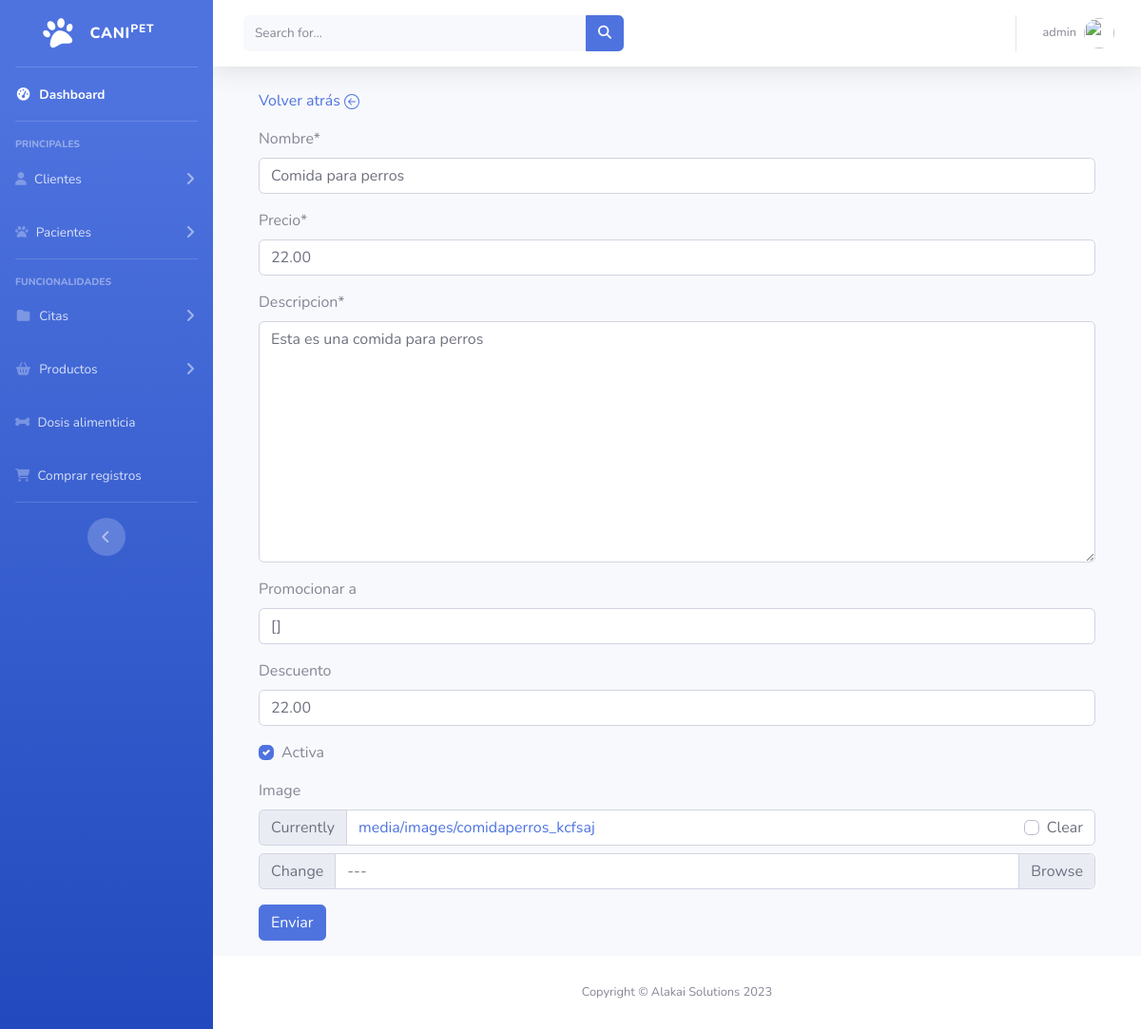
The page /app/products/edit/5/ (signed in) on the database its author committed.
### app/models.py (models this page shows)
class Product(models.Model):
    user = models.ForeignKey(User, on_delete=models.CASCADE)
    nombre = models.CharField(max_length=50)
    precio = models.DecimalField(validators=[non_negative_validator], max_digits=10, decimal_places=2)
    descripcion = models.TextField()
    promocionar_a = models.ManyToManyField(client, blank=True)
    descuento = models.DecimalField(decimal_places=2, max_digits=10, null=True, blank=True, validators=[non_negative_validator])
    activa = models.BooleanField(default=True)
    image = models.ImageField(upload_to='images/', null=True, blank=True)
    updated_at = models.DateTimeField(auto_now=True)
    created_at = models.DateTimeField(auto_now_add=True)

### app/views.py (the view)
# urls.py: path('app/products/edit/<str:pk>/', views.editar_producto, name="editar_producto"),
@login_required(login_url='login_view')
@datos_ya_ingresados
def editar_producto(request, pk):
    try:
        producto = Product.objects.get(id=pk)
    except:
        return HttpResponseNotFound("Not found")
    form = ProductForm(instance=producto)
    if request.user != producto.user:
        return HttpResponseNotFound("Not allowed to be here")
    form.fields['promocionar_a'].queryset = client.objects.filter(user = request.user)
    if request.method == "POST":
        form = ProductForm(request.POST, request.FILES, instance=producto)
        if form.is_valid():
            form.save()
            return redirect('productos')
    return render(request, 'pacientes/create.html', {
        'form' : form
    })

### app/forms.py
class ProductForm(forms.ModelForm):
    class Meta:
        model = Product
        exclude = ('user',)
        widgets = {
            'promocionar_a': Select2MultipleWidget,
        }
    def __init__(self,  *args, **kwargs):
        super(ProductForm, self).__init__(*args, **kwargs)
        self.fields['precio'].widget.attrs['placeholder'] = 'C$'
        self.fields['descuento'].widget.attrs['placeholder'] = 'Porcentaje(%)'
        self.helper = FormHelper(self)
        self.helper.add_input(Submit('submit', 'Enviar'))

### app/helpers.py (called while the page is built)
def datos_ya_ingresados(view_func):
    @functools.wraps(view_func)
    def wrapper(request, *args, **kwargs):
        if UserInformation.objects.filter(user=request.user).count() == 1:
            return view_func(request, *args, **kwargs)
        else:
            return redirect('/stepform/')
        return redirect('/stepform/')
    return wrapper

### app/templates/pacientes/create.html (shortened to what this page needs)
{% extends '../layout.html' %}
{% load crispy_forms_tags %}
{% block main %}
<div class="container">
    <p>
        <a  href="{{ request.META.HTTP_REFERER }}" class="text-decoration-none">
            Volver atrás
        </a>
    </p>
        {% crispy form %}
</div>
{% endblock %}

### app/templates/layout.html (shortened to what this page needs)
{% load static %}
<!DOCTYPE html>
<html lang="en">
<head>
    <link href="{% static 'app/vendor/fontawesome-free/css/all.min.css' %}" rel="stylesheet" type="text/css">
    <link href="{% static 'calculadora/calculadora.css' %}" rel="stylesheet" type="text/css">
    <link rel="stylesheet" href="sweetalert2.min.css">
    <link href="{% static 'app/css/sb-admin-2.min.css' %}" rel="stylesheet">
</head>
<body id="page-top">
    <div id="wrapper">
        <ul class="navbar-nav bg-gradient-primary sidebar sidebar-dark accordion" id="accordionSidebar">
            <a class="sidebar-brand d-flex align-items-center justify-content-center" href="{% url 'app' %}">
                <div class="sidebar-brand-icon rotate-n-15">
                    <i class="fas fa-paw"></i>
                </div>
                <div class="sidebar-brand-text mx-3">Cani<sup>PET</sup></div>
            </a>
            <hr class="sidebar-divider my-0">
            <li class="nav-item active">
                <a class="nav-link" href="{% url 'app' %}">
                    <i class="fas fa-fw fa-tachometer-alt"></i>
                    <span>Dashboard</span></a>
            </li>
            <hr class="sidebar-divider">
            <div class="sidebar-heading">
                Principales
            </div>
            <li class="nav-item">
                <a class="nav-link collapsed" href="#" data-toggle="collapse" data-target="#collapseTwo"
                    aria-expanded="true" aria-controls="collapseTwo">
                    <i class="fas fa-user"></i>
                    <span>Clientes</span>
                </a>
            </li>
            <li class="nav-item">
                <a class="nav-link collapsed" href="#" data-toggle="collapse" data-target="#collapseUtilities"
                    aria-expanded="true" aria-controls="collapseUtilities">
                    <i class="fas fa-paw"></i>
                    <span>Pacientes</span>
                </a>
            </li>
            <hr class="sidebar-divider">
            <div class="sidebar-heading">
                Funcionalidades
            </div>
            <li class="nav-item">
                <a class="nav-link collapsed" href="#" data-toggle="collapse" data-target="#collapsePages"
                    aria-expanded="true" aria-controls="collapsePages">
                    <i class="fas fa-fw fa-folder"></i>
                    <span>Citas</span>
                </a>
            </li>
            <li class="nav-item">
                <a class="nav-link collapsed" href="#" data-toggle="collapse" data-target="#collapsePages2"
                    aria-expanded="true" aria-controls="collapsePages">
                    <i class="fas fa-fw fa-shopping-basket"></i>
                    <span>Productos</span>
                </a>
            </li>
            <li class="nav-item">
                <a style="cursor:pointer" class="nav-link" data-toggle="modal" data-target="#exampleModalCenter">
                    <i class="fas  fa-bone fa-chart-area"></i>
                    <span>Dosis alimenticia</span></a>
            </li>
            <li class="nav-item">
                <a class="nav-link" href="{%url 'pricing'%}">
                    <i class="fa-solid fa-cart-shopping"></i>
                    <span>Comprar registros</span></a>
            </li>
            <hr class="sidebar-divider d-none d-md-block">
            <div class="text-center d-none d-md-inline">
                <button class="rounded-circle border-0" id="sidebarToggle"></button>
            </div>
        </ul>
        <div id="content-wrapper" class="d-flex flex-column">
            <div id="content">
                <nav class="navbar navbar-expand navbar-light bg-white topbar mb-4 static-top shadow">
                    <form
                        class="d-none d-sm-inline-block form-inline mr-auto ml-md-3 my-2 my-md-0 mw-100 navbar-search">
                        <div class="input-group">
                            <input type="text" class="form-control bg-light border-0 small" placeholder="Search for..."
                                aria-label="Search" aria-describedby="basic-addon2">
                            <div class="input-group-append">
                                <button class="btn btn-primary" type="button">
                                    <i class="fas fa-search fa-sm"></i>
                                </button>
                            </div>
                        </div>
                    </form>
                    <ul class="navbar-nav ml-auto">
                        <li class="nav-item dropdown no-arrow">
                            <a class="nav-link dropdown-toggle" href="#" id="userDropdown" role="button"
                                data-toggle="dropdown" aria-haspopup="true" aria-expanded="false">
                                <span class="mr-2 d-none d-lg-inline text-gray-600 small">{{request.user}}</span>
                                {% if request.user.socialaccount_set.exists %}
                                {% for social_account in request.user.socialaccount_set.all %}
                                {% if social_account.provider == 'google' %}
                                  {% with user_info=social_account.extra_data %}
                                    {% if user_info.picture %}
                                      <img src="{{ user_info.picture }}" class="img-profile rounded-circle" alt="User Photo">
                                    {% else %}
                                    <img class="img-profile rounded-circle"
                                    src="{% static 'app/img/undraw_profile.svg' %}">
                                    {% endif %}
                                  {% endwith %}
                                {% endif %}
                              {% endfor %}
                            {%else%}
                            <img class="img-profile rounded-circle"
                            src="{% static 'app/img/undraw_profile.svg' %}">
                            {%endif%}
                            </a>
                        </li>
                    </ul>
                </nav>
                <div class="container-fluid">
                   {% block main %}
                   {% endblock main %}
                </div>
            </div>
            <footer class="sticky-footer bg-white">
                <div class="container my-auto">
                    <div class="copyright text-center my-auto">
                        <span>Copyright &copy; Alakai Solutions 2023</span>
                    </div>
                </div>
            </footer>
        </div>
    </div>
</body>
</html>

### rows shown on the page
Product: nombre "Comida para perros", precio "22.00", descripcion "Esta es una comida para perros", descuento "22.00"

### other values the page prints
{{ request.user }} "admin"
